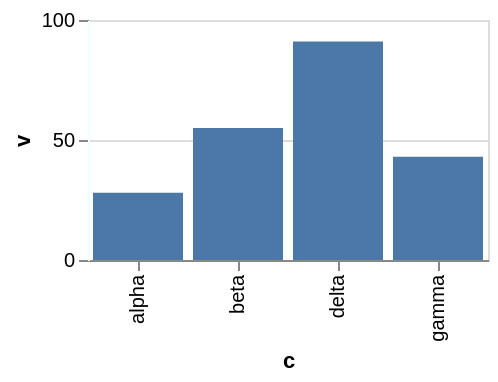

Write the Vega-Lite specification saved for this chart.
### Vega-Lite specification from a JSON file in a GitHub repository (floating-point values rounded to 4 significant figures)
{"$schema": "https://vega.github.io/schema/vega-lite/v6.json", "width": 200, "height": 120, "data": {"values": [{"c": "alpha", "v": 28, "w": 3, "t": "2024-01-07"}, {"c": "beta", "v": 55, "w": 7, "t": "2024-03-19"}, {"c": "gamma", "v": 43, "w": 5, "t": "2024-06-02"}, {"c": "delta", "v": 91, "w": 9, "t": "2024-09-11"}]}, "mark": "bar", "encoding": {"x": {"field": "c", "type": "nominal"}, "y": {"field": "v", "type": "quantitative", "axis": {"domainColor": "azure"}}}}
